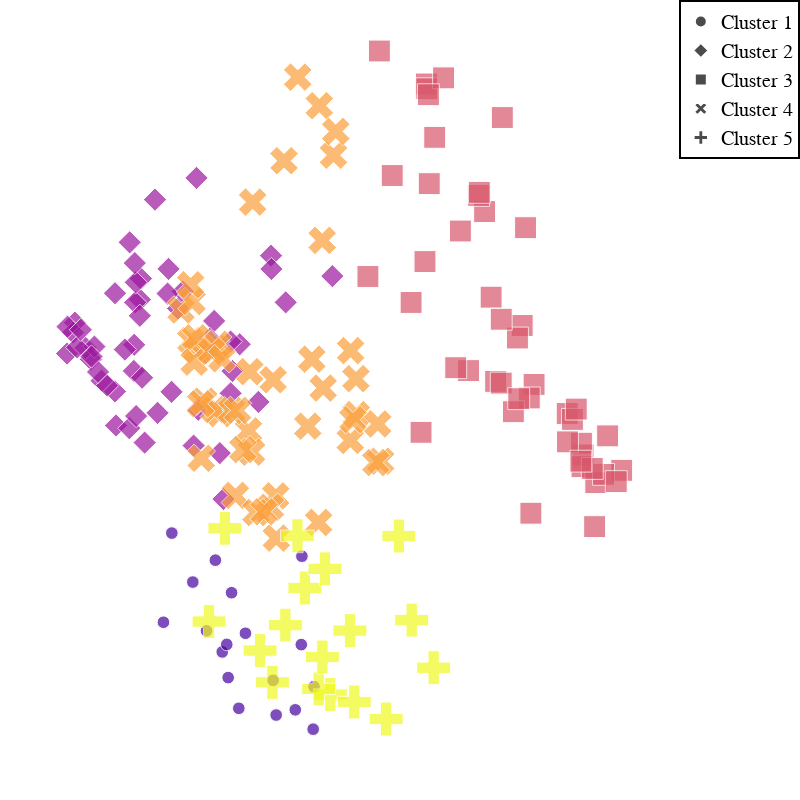

The cell this chart's notebook holds for it:
### Markdown cell above
# Método do KMeans

O KMeans é um método de clusterização que tem como objetivo dividir um conjunto de dados em K grupos, onde K é um número pré-definido

### Code cell
# Define a função para o KMeans
def KMeans_Trainer(df):
    
    # Determina o número de clusters do K-Means
    n_clusters = 5

    # Determina o máximo de iteração
    max_iter = 100
    
    # Define o modelo
    model = KMeans(n_clusters=n_clusters, max_iter=max_iter, random_state=42)    
    
    # Define os dados de treino
    model.fit(df)
    
    # Define a opinião do modelo
    X = model.labels_

    # Printa a opinião do modelo com o rich
    console = Console()
    table = Table(title="Opinião do Modelo K-Means")
    table.add_column("Cluster", style="cyan", justify="center")
    table.add_column("Opinião", style="magenta", justify="center")
    for i in range(n_clusters):
        table.add_row(str(i), str(np.sum(X == i)))
    console.print(table)
    
    # Printa o X com o rich
    console = Console()
    console.print(X)
    
    # Plota o gráfico de dispersão dos dados K-Means
    
    # Supondo que meu dataframe seja o 'X' e que 'y_kmeans' seja o resultado do agrupamento
    pca = PCA(n_components=2)
    principalComponents = pca.fit_transform(df)

    # Cria um dataframe com os componentes principais
    principalDf = pd.DataFrame(data = principalComponents, columns = ['principal component 1', 'principal component 2'])

    # Adiciona a coluna de agrupamento
    principalDf['cluster'] = X

    # Ordena o DataFrame pelo valor do cluster (Arruma a legenda do gráfico para que os clusters fiquem em ordem crescente)
    principalDf = principalDf.sort_values(by='cluster')

    # Transforma na df todos o cluster, os que era 0 viram 1, 1 vira 2 e assim por diante
    principalDf['cluster'] = principalDf['cluster'] + 1

    # Plota o gráfico de dispersão
    fig = px.scatter(principalDf, x='principal component 1', y='principal component 2', symbol='cluster', size='cluster', color='cluster')

    # Atualiza o layout do gráfico
    fig.update_layout(
        width=800, 
        height=800)

    # Atualiza o X e Y do gráfico retirando-os
    fig.update_xaxes(title_text='')
    fig.update_yaxes(title_text='')
    
    # Remove a barra de cores
    fig.update_layout(coloraxis_showscale=False)
    
    # Retira o fundo do gráfico (grid) colocando-o branco
    fig.update_layout(plot_bgcolor='white')
    
    # Retira o axis do gráfico
    fig.update_xaxes(showline=False, showgrid=False, zeroline=False)
    fig.update_yaxes(showline=False, showgrid=False, zeroline=False)
    
    # Retira os numeros do eixo X e Y
    fig.update_xaxes(showticklabels=False)
    fig.update_yaxes(showticklabels=False)
    
    # Organiza a legenda em ordem crescente de clusters
    fig.for_each_trace(lambda t: t.update(name='Cluster ' + str(t.name)))

    # Configura a legenda
    fig.update_layout(
        legend=dict(
            traceorder='normal',
            font=dict(
                family='sans-serif',
                size=20,
                color='black'
            ),
            bordercolor='Black',
            borderwidth=2
        ),
        
        # Padding para tirar o espaço em branco em volta do gráfico
        margin=dict(l=0, r=0, t=0, b=0)
    )
    
    # Retira o titulo da legenda
    fig.update_layout(legend_title_text='')

    # Exibe o gráfico
    fig.show()
    
    # Soma dos quadrados das distâncias
    sse = model.inertia_
    
    # Calcula a coesao
    cohesion = mt.sqrt(model.inertia_)/model.n_clusters
    
    # Calcula o coeficiente de silhueta
    silhouette_kmeans = silhouette_score(df, X)
    
    # Rand score do KMeans
    rand_kmeans = metrics.adjusted_rand_score(df['clusters'], X)
    
    # Homogeneidade
    homogeneity = metrics.homogeneity_score(df['clusters'], X)
    
    # Completude
    completeness = metrics.completeness_score(df['clusters'], X)
    
    # Matriz de confusão
    confusion_matrix = metrics.cluster.contingency_matrix(df['clusters'], X)
    
    
    # Printa 
    console = Console()
    table = Table(title="Resultados do K-Means")
    table.add_column("SSE", style="cyan", justify="center")
    table.add_column("Coesão", style="magenta", justify="center")
    table.add_column("Silhouette Score", style="green", justify="center")
    table.add_column("Homogeneidade", style="blue", justify="center")
    table.add_column("Rand Score", style="yellow", justify="center")
    table.add_column("Completude", style="red", justify="center")
    
    
    table.add_row(str(sse), str(cohesion), str(silhouette_kmeans), str(homogeneity), str(rand_kmeans), str(completeness))
    
    console.print(table)

    # Printa a matriz de confusão
    print("Matriz de Confusão")
    print(confusion_matrix)
    
    
    return silhouette_kmeans
    
# Chamada da função KMeans
silhouette_kmeans = KMeans_Trainer(df)

### Figure 1 — Plotly figure (JSON) as saved in the notebook; plotly's stock layout.template omitted (floating-point values rounded to 4 significant figures)
{"data": [{"hovertemplate": "cluster=%{marker.color}<br>principal component 1=%{x}<br>principal component 2=%{y}<extra></extra>", "legendgroup": "1", "marker": {"color": [1, 1, 1, 1, 1, 1, 1, 1, 1, 1, 1, 1, 1, 1, 1, 1, 1, 1], "coloraxis": "coloraxis", "size": [1, 1, 1, 1, 1, 1, 1, 1, 1, 1, 1, 1, 1, 1, 1, 1, 1, 1], "sizemode": "area", "sizeref": 0.0125, "symbol": "circle"}, "mode": "markers", "name": "Cluster 1", "orientation": "v", "showlegend": true, "type": "scatter", "x": [-2.629, -1.915, -0.09783, -2.181, -3.02, -2.377, -2.012, 0.413, 0.07439, 0.4367, -3.619, 0.09131, -2.052, -0.6431, -0.7293, -3.858, -1.709, -1.519], "xaxis": "x", "y": [-5.318, -4.43, -7.162, -5.811, -4.181, -3.671, -6.411, -7.614, -5.641, -6.622, -3.039, -3.578, -5.636, -7.284, -6.474, -5.119, -7.127, -5.376], "yaxis": "y"}, {"hovertemplate": "cluster=%{marker.color}<br>principal component 1=%{x}<br>principal component 2=%{y}<extra></extra>", "legendgroup": "2", "marker": {"color": [2, 2, 2, 2, 2, 2, 2, 2, 2, 2, 2, 2, 2, 2, 2, 2, 2, 2, 2, 2, 2, 2, 2, 2, 2, 2, 2, 2, 2, 2, 2, 2, 2, 2, 2, 2, 2, 2, 2, 2, 2, 2, 2, 2, 2, 2, 2, 2, 2, 2, 2, 2, 2, 2], "coloraxis": "coloraxis", "size": [2, 2, 2, 2, 2, 2, 2, 2, 2, 2, 2, 2, 2, 2, 2, 2, 2, 2, 2, 2, 2, 2, 2, 2, 2, 2, 2, 2, 2, 2, 2, 2, 2, 2, 2, 2, 2, 2, 2, 2, 2, 2, 2, 2, 2, 2, 2, 2, 2, 2, 2, 2, 2, 2], "sizemode": "area", "sizeref": 0.0125, "symbol": "diamond"}, "mode": "markers", "name": "Cluster 2", "orientation": "v", "showlegend": true, "type": "scatter", "x": [-4.528, -6.608, -5.211, -2.25, -4.832, -2.146, -6.384, -0.3699, -1.149, -5.625, -4.1, -5.928, -3.713, -3.628, -6.437, -4.499, -1.683, -2.412, -5.242, -5.464, -3.442, -2.538, -4.026, -2.916, -4.665, -6.079, -4.693, -4.649, -4.394, -1.942, -5.723, 0.9593, -2.635, -4.531, -5.24, -6.595, -4.638, -3.307, -5.828, -0.7899, -6.321, -2.864, -4.702, -3.74, -4.675, -1.942, -4.468, -1.89, -0.7787, -4.96, -2.997, -6.215, -4.821, -5.909], "xaxis": "x", "y": [2.408, 1.15, -0.5278, -1.173, -0.5914, -2.244, 1.871, 2.345, 0.02211, 0.5165, 4.741, 1.017, 3.126, 0.2578, 1.64, 2.899, 1.366, 1.911, 0.267, 0.4045, 2.201, 1.496, -0.2334, 5.249, 2.343, 1.285, 1.353, 2.812, -0.9276, 0.2217, 0.7212, 2.957, 1.159, 2.031, 2.558, 1.778, -0.3072, 2.598, 1.312, 3.434, 1.294, -0.1605, 0.7447, 2.55, 3.261, 1.431, 0.5863, 0.7407, 3.124, 1.243, -0.9979, 1.704, 3.745, 1.081], "yaxis": "y"}, {"hovertemplate": "cluster=%{marker.color}<br>principal component 1=%{x}<br>principal component 2=%{y}<extra></extra>", "legendgroup": "3", "marker": {"color": [3, 3, 3, 3, 3, 3, 3, 3, 3, 3, 3, 3, 3, 3, 3, 3, 3, 3, 3, 3, 3, 3, 3, 3, 3, 3, 3, 3, 3, 3, 3, 3, 3, 3, 3, 3, 3, 3, 3, 3, 3, 3, 3, 3, 3, 3], "coloraxis": "coloraxis", "size": [3, 3, 3, 3, 3, 3, 3, 3, 3, 3, 3, 3, 3, 3, 3, 3, 3, 3, 3, 3, 3, 3, 3, 3, 3, 3, 3, 3, 3, 3, 3, 3, 3, 3, 3, 3, 3, 3, 3, 3, 3, 3, 3, 3, 3, 3], "sizemode": "area", "sizeref": 0.0125, "symbol": "square"}, "mode": "markers", "name": "Cluster 3", "orientation": "v", "showlegend": true, "type": "scatter", "x": [3.644, 3.652, 6.376, 2.303, 8.111, 3.49, 4.134, 5.489, 5.303, 5.617, 8.066, 9.214, 3.206, 6.715, 1.974, 6.241, 6.578, 8.442, 7.667, 7.659, 6.471, 8.082, 5.133, 5.153, 6.623, 6.124, 7.81, 3.725, 5.778, 8.474, 4.613, 4.845, 8.695, 8.812, 5.809, 9.06, 4.48, 2.669, 5.778, 3.701, 3.88, 7.918, 8.374, 8.049, 6.276, 3.602], "xaxis": "x", "y": [7.44, 7.329, 1.805, 8.209, -1.216, -0.6874, 7.583, 2.466, 4.463, 0.5001, -0.9413, -1.575, 2.342, 0.4298, 2.948, 1.513, 0.114, -2.888, -0.9098, -0.2483, 4.087, -1.489, 4.84, 4.912, -2.575, -0.2067, -0.3869, 5.114, 0.4612, -1.861, 4.009, 0.7531, -1.668, -0.7702, 6.657, -1.838, 0.8199, 5.304, 1.951, 7.189, 6.195, -0.145, -1.53, -1.361, 0.09716, 3.297], "yaxis": "y"}, {"hovertemplate": "cluster=%{marker.color}<br>principal component 1=%{x}<br>principal component 2=%{y}<extra></extra>", "legendgroup": "4", "marker": {"color": [4, 4, 4, 4, 4, 4, 4, 4, 4, 4, 4, 4, 4, 4, 4, 4, 4, 4, 4, 4, 4, 4, 4, 4, 4, 4, 4, 4, 4, 4, 4, 4, 4, 4, 4, 4, 4, 4, 4, 4, 4, 4, 4, 4, 4, 4, 4, 4], "coloraxis": "coloraxis", "size": [4, 4, 4, 4, 4, 4, 4, 4, 4, 4, 4, 4, 4, 4, 4, 4, 4, 4, 4, 4, 4, 4, 4, 4, 4, 4, 4, 4, 4, 4, 4, 4, 4, 4, 4, 4, 4, 4, 4, 4, 4, 4, 4, 4, 4, 4, 4, 4], "sizemode": "area", "sizeref": 0.0125, "symbol": "x"}, "mode": "markers", "name": "Cluster 4", "orientation": "v", "showlegend": true, "type": "scatter", "x": [0.3748, -2.908, -1.313, -1.807, 0.568, 0.6973, -3.356, -3.075, -2.781, -2.251, -1.433, -2.704, 1.472, -1.394, -2.368, -2.313, 0.2591, -1.345, -0.6549, -0.6384, -2.406, -1.911, -0.8058, -1.744, 2.337, 2.202, -0.4185, -1.219, -1.592, 0.9924, -3.041, -3.083, 1.641, -2.799, 0.588, 1.633, -2.941, 0.6701, 2.254, 1.549, -2.982, -0.7304, -0.9879, -2.486, 1.059, 1.482, -0.02664, -2.192], "xaxis": "x", "y": [1.019, 1.246, 4.684, -2.159, -2.79, 0.3445, 2.165, 1.449, -1.293, -0.2505, -0.6547, 0.04068, -0.8773, 0.7268, 1.265, 1.367, -0.5447, -1.149, -2.171, -3.156, -0.154, -0.1803, -2.437, -0.1766, -1.363, -1.393, 5.649, -2.559, -1.09, 5.779, 2.363, 2.755, -0.2748, -0.02157, 6.933, 0.5639, 1.517, 3.791, -0.4922, -0.3942, 0.9502, 0.5394, -2.541, 1.201, 6.333, 1.218, 7.6, 1.028], "yaxis": "y"}, {"hovertemplate": "cluster=%{marker.color}<br>principal component 1=%{x}<br>principal component 2=%{y}<extra></extra>", "legendgroup": "5", "marker": {"color": [5, 5, 5, 5, 5, 5, 5, 5, 5, 5, 5, 5, 5, 5, 5, 5, 5], "coloraxis": "coloraxis", "size": [5, 5, 5, 5, 5, 5, 5, 5, 5, 5, 5, 5, 5, 5, 5, 5, 5], "sizemode": "area", "sizeref": 0.0125, "symbol": "cross"}, "mode": "markers", "name": "Cluster 5", "orientation": "v", "showlegend": true, "type": "scatter", "x": [-2.557, -2.106, 1.462, 0.9028, 0.571, 1.585, -0.3801, -0.7481, 0.1769, -1.102, 0.7505, 2.858, 2.496, 3.851, -0.03525, 0.6766, 3.223], "xaxis": "x", "y": [-5.102, -2.926, -5.314, -6.804, -6.672, -6.979, -5.187, -6.521, -4.319, -5.78, -3.873, -3.108, -7.377, -6.181, -3.1, -5.93, -5.068], "yaxis": "y"}], "layout": {"coloraxis": {"colorbar": {"title": {"text": "cluster"}}, "colorscale": [[0, "#0d0887"], [0.1111, "#46039f"], [0.2222, "#7201a8"], [0.3333, "#9c179e"], [0.4444, "#bd3786"], [0.5556, "#d8576b"], [0.6667, "#ed7953"], [0.7778, "#fb9f3a"], [0.8889, "#fdca26"], [1, "#f0f921"]], "showscale": false}, "height": 800, "legend": {"bordercolor": "Black", "borderwidth": 2, "font": {"color": "black", "family": "sans-serif", "size": 20}, "itemsizing": "constant", "title": {"text": ""}, "tracegroupgap": 0, "traceorder": "normal"}, "margin": {"b": 0, "l": 0, "r": 0, "t": 0}, "plot_bgcolor": "white", "width": 800, "xaxis": {"anchor": "y", "domain": [0, 1], "showgrid": false, "showline": false, "showticklabels": false, "title": {"text": ""}, "zeroline": false}, "yaxis": {"anchor": "x", "domain": [0, 1], "showgrid": false, "showline": false, "showticklabels": false, "title": {"text": ""}, "zeroline": false}}}
